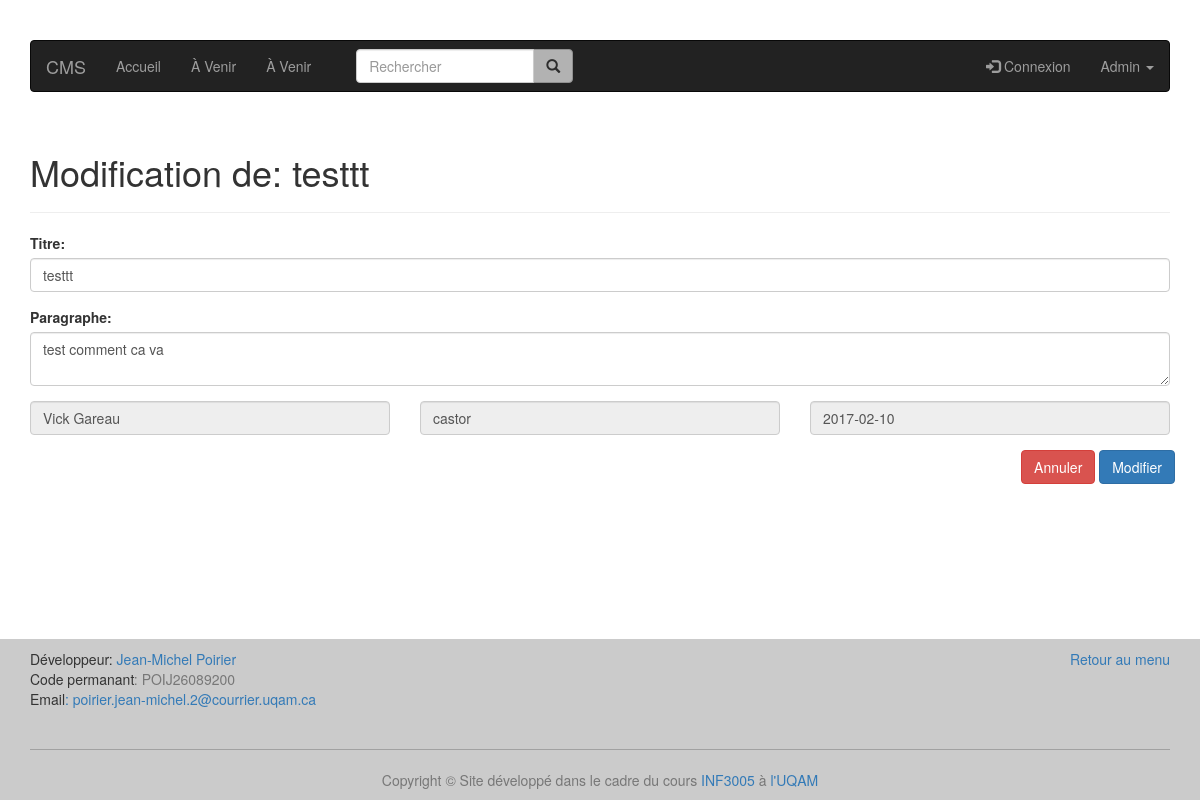
/admin-modifier/castor, run on an earlier commit of the app's database.
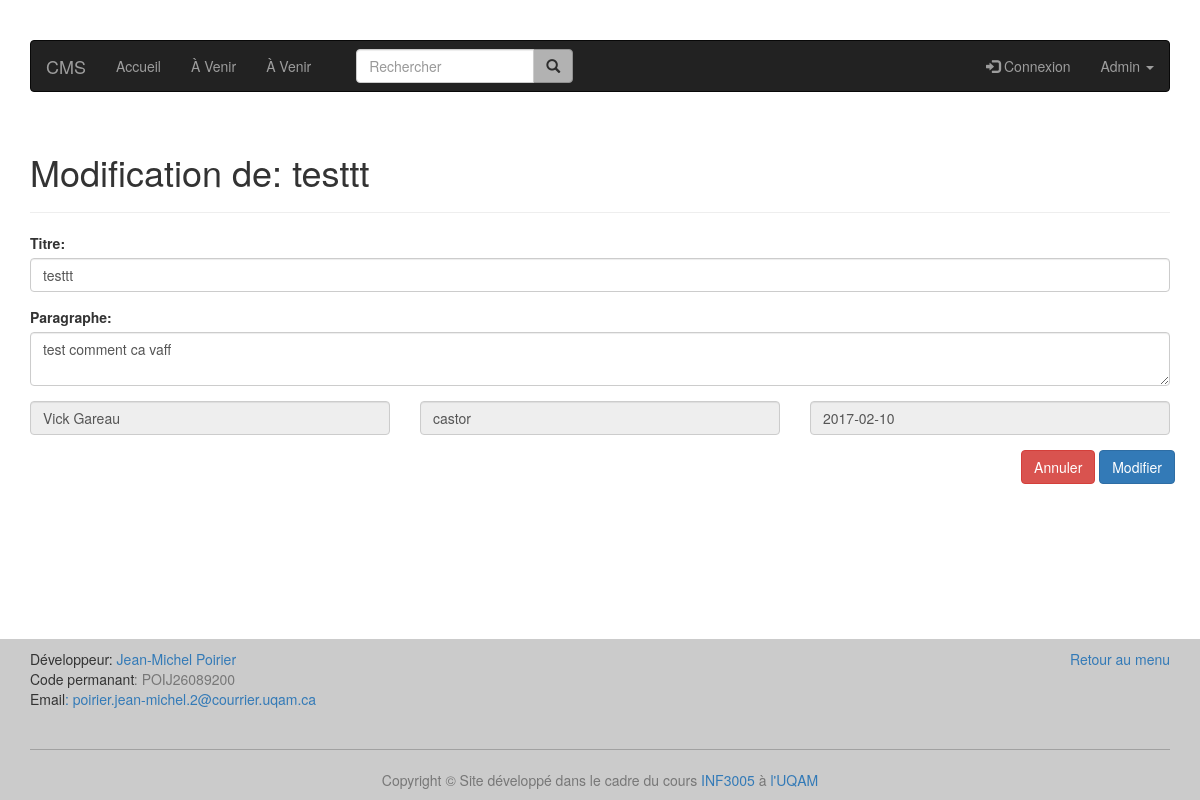
And on a later commit of the database.
### tables this page shows
CREATE TABLE article (
  id integer primary key,
  titre varchar(100),
  identifiant varchar(50),
  auteur varchar(100),
  date_publication text,
  paragraphe varchar(500)
);

### index.py (the view)
@app.route('/admin-modifier/<ident>')
def admin_edit_page(ident):
    article = get_db().get_admin_article(ident)
    return render_template('admin-modifier.html', article=article)

### article.py (called while the page is built)
    def get_admin_article(self, ident):
        cursor = self.get_connection2().cursor()
        print ident
        cursor.execute("SELECT id, titre, identifiant, auteur, "
                       "date_publication, paragraphe "
                       "FROM article WHERE identifiant = ?", (ident,))
        article = cursor.fetchone()
        return article

### database.py (called while the page is built)
    def get_connection2(self):
        if self.connection is None:
            self.connection = sqlite3.connect('db/db.db')
            self.connection.row_factory = sqlite3.Row
        return self.connection

    def disconnect(self):
        if self.connection is not None:
            self.connection.close()

### index.py (called while the page is built)
def get_db():
    db = getattr(g, '_database', None)
    if db is None:
        g._database = Article()
    return g._database

@app.teardown_appcontext
def close_connection(exception):
    db = getattr(g, '_database', None)
    if db is not None:
        db.disconnect()

### templates/admin-modifier.html (shortened to what this page needs)
{% extends "layout.html" %}
{% block content %}
    <h1>Modification de: {{ article["titre"] }}</h1>
    <hr class="divider">
    <div class="row">
        <form method="post" action="/admin-modifier-new">
            <div class="form-group col-xs-12 requi">
                <label for="paragrapheid">Titre:</label>
                <input name="titre" type="text" id="paragrapheid" class="form-control" value="{{ article['titre'] }}">
            </div>
            <div class="form-group col-xs-12 requi">
                <label for="paragrapheid">Paragraphe:</label>
                <textarea name="paragraphe" id="paragrapheid" class="form-control">{{ article['paragraphe'] }}</textarea>
            </div>
            <div class="form-group col-xs-4">
                <input name="auteur" id="auteurid" class="form-control" title="Auteur" value="{{ article['auteur'] }}" disabled>
            </div>
            <div class="form-group col-xs-4">
                <input name="identifiant" id="identifiantid" class="form-control" title="Identifiant" value="{{ article["identifiant"] }}" disabled>
            </div>
            <div class="form-group col-xs-4">
                <input name="date_publication" id="date_publicationid" class="form-control" title="Date" value="{{ article["date_publication"] }}" disabled>
            </div>
            <div class="row text-right" style="margin-right: 10px;">
                <input type="reset" value="Annuler" class="btn btn-danger" />
                <input id="modifButton" name="modifButton" type="submit" value="Modifier" class="btn btn-primary" />
            </div>
        </form>
    </div>
{% endblock %}

What changed in the data, as far as the page shows it:
changed article "testtt": paragraphe "test comment ca va" → "test comment ca vaff"
